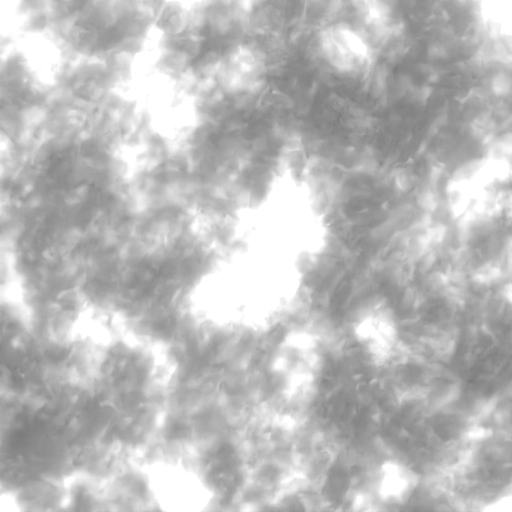
#> input picture roblox/assets/clouds/base_volume_detail.png, 1024 x 1024 px, given in place of lobe_tower_lit_front.png, which was not available (shown at 1/2 size)
$ python adorn_frames.py
#> lines starting #> are read from the running program, lines starting #| are printed output that depends on the picture; pictures that were not available may be replaced by others from this repository, and a replacement may not be noted
"""Cut single frames out of the lobe sheets for ImageHandleAdornment cards (2026-10-29).

Adornments show a whole image (no ImageRect), so each frame is its own upload. Four frames a
sheet (main 4x4 sheets: frames 0, 5, 10, 15; near 2x2 sheets: all four), each padded with a
transparent border (adornments bleed opposite edges into each other, devforum 4015327).
Writes roblox/assets/clouds/adorn/<fam>_<pass>_<i>.png (main 272 px: 256 + 8 px border each side; near 544 px).
"""
import os
from PIL import Image

SRC = "roblox/assets/clouds"
OUT = os.path.join(SRC, "adorn")
FAMS = {
    "tower": ["front", "side", "back"], "tower_near": ["front", "side", "back"],
    "under": ["front", "side", "back", "amb"], "under_near": ["front", "side", "back", "amb"],
    "soft": ["front", "side", "back"],
}
PAD = 8

os.makedirs(OUT, exist_ok=True)
for fam, passes in FAMS.items():
    near = fam.endswith("_near")
    for p in passes:
        name = f"lobe_{fam}_amb.png" if p == "amb" else f"lobe_{fam}_lit_{p}.png"
        sheet = Image.open(os.path.join(SRC, name)).convert("RGBA")
        fs = 512 if near else 256
        per = 2 if near else 4
        frames = [0, 1, 2, 3] if near else [0, 5, 10, 15]
        for i, fr in enumerate(frames):
            x, y = (fr % per) * fs, (fr // per) * fs
            f = sheet.crop((x, y, x + fs, y + fs))
            pad = PAD * fs // 256
            out = Image.new("RGBA", (fs + 2 * pad, fs + 2 * pad), (0, 0, 0, 0))
            out.paste(f, (pad, pad))
            out.save(os.path.join(OUT, f"{fam}_{p}_{i}.png"))
#> this loop made 4 passes
#> pass 1, `f = sheet.crop((x, y, x + fs, y + fs))`:
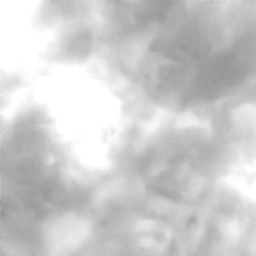
#> f: PIL image 256x256 RGBA; mean R, G, B, A 205, 205, 205, 255
#> pass 1, `out.save(os.path.join(OUT, f"{fam}_{p}_{i}.png"))`:
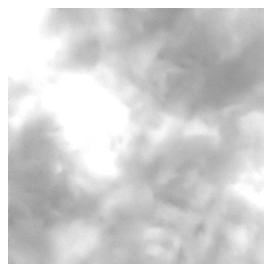
#> saved as tower_front_0.png: PIL image 272x272 RGBA; mean R, G, B, A 181.6, 181.6, 181.6, 225.9; transparent parts drawn white
#> pass 2, `f = sheet.crop((x, y, x + fs, y + fs))`:
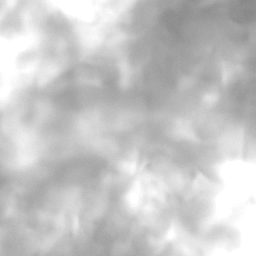
#> f: PIL image 256x256 RGBA; mean R, G, B, A 199.4, 199.4, 199.4, 255
#> after the loop:
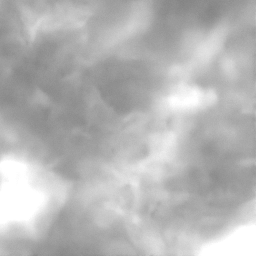
#> f: PIL image 256x256 RGBA; mean R, G, B, A 181.9, 181.9, 181.9, 255
#> after the loop:
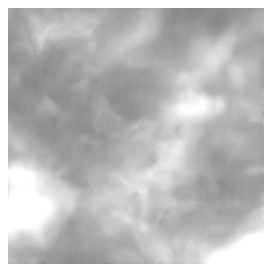
#> out: PIL image 272x272 RGBA; mean R, G, B, A 161.1, 161.1, 161.1, 225.9; transparent parts drawn white
#> (the run stopped early here; a loop or call above may not have finished)
